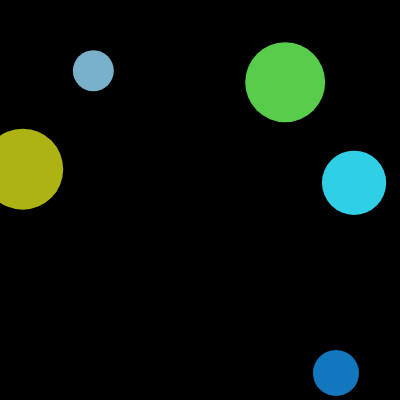
Frame 1 (no input)
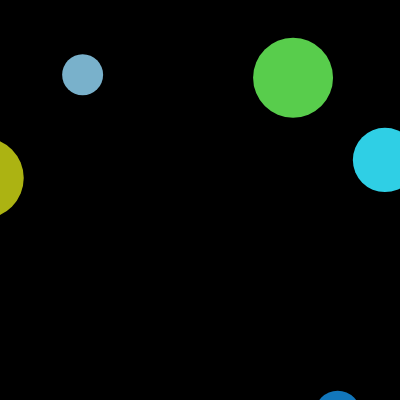
Frame 60 (no input)
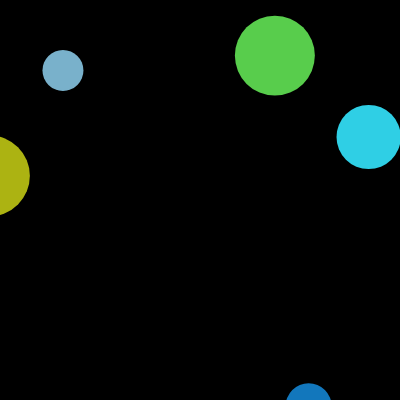
Frame 120 (the mouse pressed at the canvas centre since frame 60)

The p5.js sketch that drew these frames (run headless with seeded random() and noise() and a simulated clock; from frame 60 on, the mouse is pressed at the canvas centre):

// p5.js sketch
// ── sketch.js
let bubbles = [];

function setup() {
  createCanvas(400, 400);
  for (let i = 0; i < 5; i++) {
    let x = random(width);
    let y = random(height);
    let r = random(10, 50);
    let b = new Bubble(x, y, r, random(255), random(255), random(255));
    bubbles.push(b);
  }
}

function mousePressed() {
  for (let i = 0; i < bubbles.length; i++) {
    bubbles[i].clicked(mouseX, mouseY);
  }
}

function draw() {
  background(0);

  for (let i = 0; i < bubbles.length; i++) {
    bubbles[i].move();
    bubbles[i].show();
  }
}

// ── bubble.js
class Bubble {
  constructor(x, y, r, red, green, blue, a) {
    this.x = x;
    this.y = y;
    this.r = r;
    this.red = red;
    this.green = green;
    this.blue = blue;
    this.alpha = a;
  }
  // picks up the interaction from mousePressed
  // moving away from using mouseX and mouseY here, as these are global variables
  // functional purity
  clicked(px, py) {
    let d = dist(px, py, this.x, this.y);
    if (d <= this.r) {
      // pop the bubble on click
      this.red = 0;
      this.green = 0;
      this.blue = 0;

    }
  }

  // dont need to declare with function in a class
  move() {
    this.x = this.x + random(-5, 5);
    this.y = this.y + random(-5, 5);
  }

  show() {
    noStroke();
    strokeWeight(4);
    fill(this.red, this.green, this.blue, this.alpha);
    ellipse(this.x, this.y, this.r * 2);
  }
}
